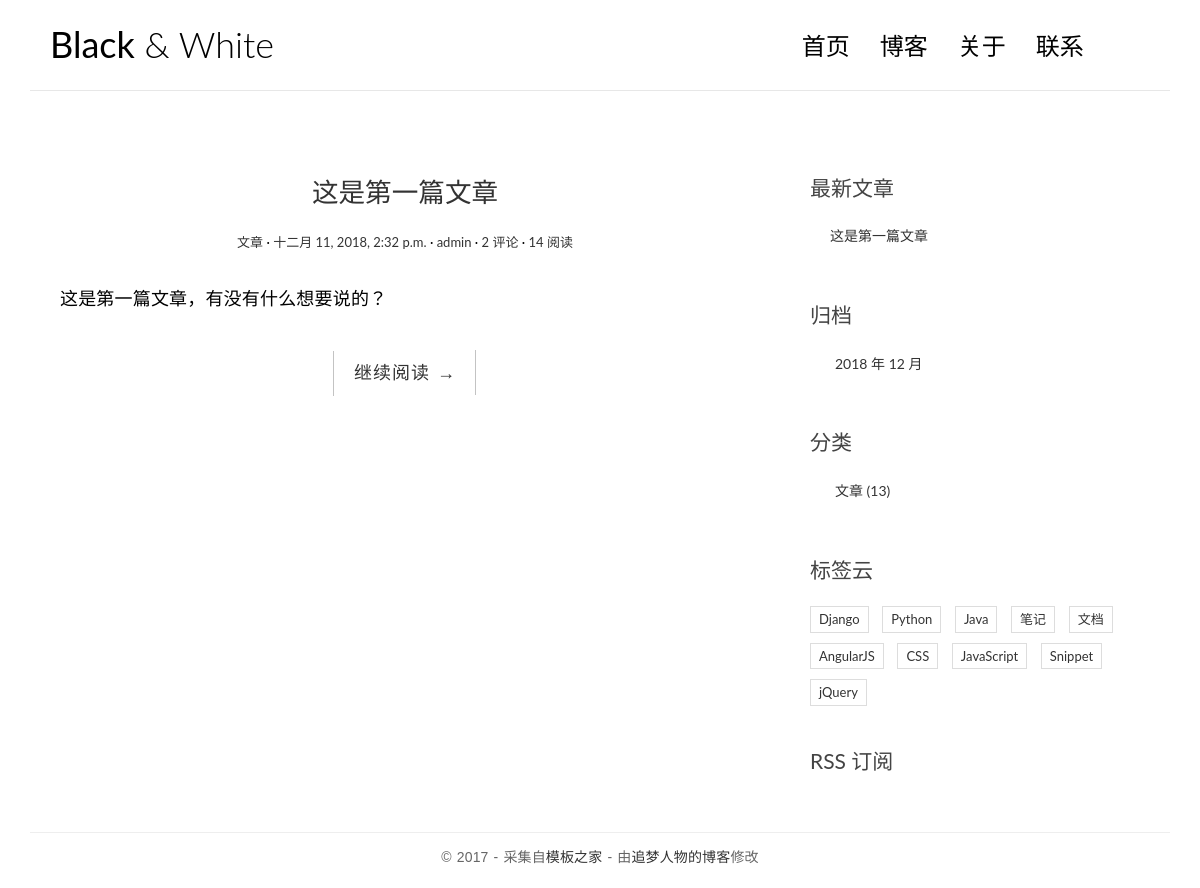
The page / on the database its author committed.
### blog/models.py (models this page shows, shortened)
class Post(models.Model):
    title = models.CharField(max_length=70)
    body = models.TextField()
    create_time = models.DateTimeField()
    modified_time = models.DateTimeField()
    excerpt = models.CharField(max_length=200,blank=True)
    category = models.ForeignKey(Category)
    tags = models.ManyToManyField(Tag, blank=True)
    author = models.ForeignKey(User)
    views = models.PositiveIntegerField(default=0)
    def get_absolute_url(self):
        return reverse('blog:detail',kwargs={'pk':self.pk})
    class Meta:
        ordering = ["-create_time"]

class Category(models.Model):
    name = models.CharField(max_length=100)

### blog/views.py (the view)
# urls.py: url(r'^$', views.IndexView.as_view(), name = 'index'),
class IndexView(ListView):
    model = Post
    template_name = "blog/index.html"
    context_object_name = 'post_list'
    paginate_by = 10

### blog/templatetags/blog_tags.py (called while the page is built)
@register.simple_tag
def get_recent_posts(num=5):
    return Post.objects.all().order_by('-create_time')[:num]

@register.simple_tag
def archives():
    return Post.objects.dates('create_time','month',order='DESC')

@register.simple_tag
def get_categories():
    return Category.objects.all()

### templates/blog/index.html (shortened to what this page needs)
{% extends 'base.html' %}
{% block main%}
{% for post in post_list %}
<article class="post post-{{post.pk}}">
    <header class="entry-header">
        <h1 class="entry-title">
            <a href="{{post.get_absolute_url}}">{{post.title}}</a>
        </h1>
        <div class="entry-meta">
            <span class="post-category"><a href="#">{{post.category.name}}</a></span>
            <span class="post-date"><a href="#"><time class="entry-date" datetime="{{post.create_time}}">{{post.create_time}}</time></a></span>
            <span class="post-author"><a href="#">{{post.author}}</a></span>
            <span class="comments-link"><a href="#">{{post.comment_set.count}} 评论</a></span>
            <span class="views-count"><a href="#">{{post.views}} 阅读</a></span>
        </div>
    </header>
    <div class="entry-content clearfix">
        <p>{{post.excerpt}}</p>
        <div class="read-more cl-effect-14">
            <a href="{{post.get_absolute_url}}" class="more-link">继续阅读 <span class="meta-nav">→</span></a>
        </div>
    </div>
</article>
{% empty %}
<div class='no-post'>暂时还没有发布的文章!</div>
{% endfor %}
{% endblock main%}

### templates/base.html (shortened to what this page needs)
{% load staticfiles %}
{% load blog_tags %}
<!DOCTYPE html>
<html>
<head>
    <link rel="stylesheet" href="{% static 'blog/css/bootstrap.min.css' %}">
    <link rel="stylesheet" href="http://code.ionicframework.com/ionicons/2.0.1/css/ionicons.min.css">
    <link rel="stylesheet" href="{% static 'blog/css/pace.css' %}">
    <link rel="stylesheet" href="{% static 'blog/css/custom.css' %}">
    <link rel="stylesheet" href="{% static 'blog/css/highlights/github.css' %}">
</head>
<body>
<div class="container">
    <header id="site-header">
        <div class="row">
            <div class="col-md-4 col-sm-5 col-xs-8">
                <div class="logo">
                    <h1><a href="{% url 'blog:index' %}"><b>Black</b> &amp; White</a></h1>
                </div>
            </div>
            <div class="col-md-8 col-sm-7 col-xs-4">
                <nav class="main-nav" role="navigation">
                    <div class="collapse navbar-collapse" id="bs-example-navbar-collapse-1">
                        <ul class="nav navbar-nav navbar-right">
                            <li class="cl-effect-11"><a href="{% url 'blog:index'%}" data-hover="首页">首页</a></li>
                            <li class="cl-effect-11"><a href="full-width.html" data-hover="博客">博客</a></li>
                            <li class="cl-effect-11"><a href="about.html" data-hover="关于">关于</a></li>
                            <li class="cl-effect-11"><a href="contact.html" data-hover="联系">联系</a></li>
                        </ul>
                    </div>
                </nav>
            </div>
        </div>
    </header>
</div>
<div class="content-body">
    <div class="container">
        <div class="row">
            <main class="col-md-8">
                {% block main %}
                {% endblock main %}
            </main>
            <aside class="col-md-4">
                <div class="widget widget-recent-posts">
                    <h3 class="widget-title">最新文章</h3>
                    {% get_recent_posts as recent_post_list %}
                    <ul>
                        {% for post in recent_post_list %}
                        <li>
                            <a href="{{post.get_absolute_url}}">{{post.title}}</a>
                        </li>
                        {% empty %}
                        暂无文章
                        {% endfor %}
                    </ul>
                </div>
                <div class="widget widget-archives">
                    <h3 class="widget-title">归档</h3>
                    {% archives as date_list %}
                    <ul>
                        {% for date in date_list %}
                        <li>
                            <a href="{% url 'blog:archives' date.year date.month%}">{{date.year}} 年 {{date.month}} 月</a>
                        </li>
                        {% empty %}
                        暂无归档
                        {% endfor %}
                    </ul>
                </div>
                <div class="widget widget-category">
                    <h3 class="widget-title">分类</h3>
                    {% get_categories as category_list %}
                    <ul>
                        {% for category in category_list%}
                        <li>
                            <a href="{% url 'blog:category' category.pk%}">{{category.name}} <span class="post-count">(13)</span></a>
                        </li>
                        {% empty %}
                        暂无分类
                        {% endfor %}
                    </ul>
                </div>
                <div class="widget widget-tag-cloud">
                    <h3 class="widget-title">标签云</h3>
                    <ul>
                        <li>
                            <a href="#">Django</a>
                        </li>
                        <li>
                            <a href="#">Python</a>
                        </li>
                        <li>
                            <a href="#">Java</a>
                        </li>
                        <li>
                            <a href="#">笔记</a>
                        </li>
                        <li>
                            <a href="#">文档</a>
                        </li>
                        <li>
                            <a href="#">AngularJS</a>
                        </li>
                        <li>
                            <a href="#">CSS</a>
                        </li>
                        <li>
                            <a href="#">JavaScript</a>
                        </li>
                        <li>
                            <a href="#">Snippet</a>
                        </li>
                        <li>
                            <a href="#">jQuery</a>
                        </li>
                    </ul>
                </div>
                <div class="rss">
                    <a href=""> RSS 订阅</a>
                </div>
            </aside>
        </div>
    </div>
</div>
<footer id="site-footer">
    <div class="container">
        <div class="row">
            <div class="col-md-12">
                <p class="copyright">&copy 2017 - 采集自<a href="http://www.cssmoban.com/"
                                                        target="_blank" title="模板之家">模板之家</a>
                    - 由<a href="#" title="网页模板" target="_blank">追梦人物的博客</a>修改
                </p>
            </div>
        </div>
    </div>
</footer>
</body>
</html>

### blog/static/blog/css/custom.css (style rules this page uses)
* { outline: none; }
h1, h2, h3, h4, h5, h6 { margin-top: 0; }
b { font-weight: 400; }
a { color: #333; }
body { color: #444; font-family: 'Lato', sans-serif; }
p { font-family: 'Ubuntu', sans-serif; font-weight: 400; word-spacing: 1px; letter-spacing: 0.01em; }
#site-header { background-color: #FFF; padding: 25px 20px; margin-bottom: 40px; border-bottom: 1px solid #e7e7e7; }
.logo h1 a { color: #000; }
.logo h1 { margin: 0; font-family: 'Lato', sans-serif; font-weight: 300; }
.main-nav { margin-top: 11px; max-width: 95%; }
.main-nav a { color: #000000 !important; padding: 0 0 5px 0 !important; margin-right: 30px; font-family: 'Lato', sans-serif; font-weight: 300; font-size: 24px; }
.cl-effect-11 a { padding: 10px 0; color: #0972b4; text-shadow: none; }
.cl-effect-11 a::before { position: absolute; top: 0; left: 0; overflow: hidden; padding: 0 0 5px 0 !important; max-width: 0; border-bottom: 1px solid #000; color: #000; content: attr(data-hover); white-space: nowrap; -webkit-transition: max-width 0.5s; -moz-transition: max-width 0.5s; transition: max-width 0.5s; }
.content-body { padding-bottom: 4em; }
.post { background: #fff; padding: 30px 30px 0; }
.entry-title { text-align: center; font-size: 1.9em; margin-bottom: 20px; line-height: 1.6; padding: 10px 20px 0; }
.entry-meta { text-align: center; color: #DDDDDD; font-size: 13px; margin-bottom: 30px; }
.entry-content { font-size: 18px; line-height: 1.9; font-weight: 300; color: #000; }
.post-category::after, .post-date::after, .post-author::after, .comments-link::after { content: ' ·'; color: #000; }
.read-more { font-family: 'Ubuntu', sans-serif; font-weight: 400; word-spacing: 1px; letter-spacing: 0.01em; text-align: center; margin-top: 20px; }
.cl-effect-14 a { padding: 0 20px; height: 45px; line-height: 45px; position: relative; display: inline-block; margin: 15px 25px; letter-spacing: 1px; font-weight: 400; text-shadow: 0 0 1px rgba(255, 255, 255, 0.3); }
.cl-effect-14 a::before, .cl-effect-14 a::after { position: absolute; width: 45px; height: 1px; background: #C3C3C3; content: ''; -webkit-transition: all 0.3s; -moz-transition: all 0.3s; transition: all 0.3s; pointer-events: none; }
.cl-effect-14 a::before { top: 0; left: 0; -webkit-transform: rotate(90deg); -moz-transform: rotate(90deg); transform: rotate(90deg); -webkit-transform-origin: 0 0; -moz-transform-origin: 0 0; transform-origin: 0 0; }
.cl-effect-14 a::after { right: 0; bottom: 0; -webkit-transform: rotate(90deg); -moz-transform: rotate(90deg); transform: rotate(90deg); -webkit-transform-origin: 100% 0; -moz-transform-origin: 100% 0; transform-origin: 100% 0; }
.widget { background: #fff; padding: 30px 0 0; }
.widget-title { font-size: 1.5em; margin-bottom: 20px; line-height: 1.6; padding: 10px 0 0; font-weight: 400; }
.widget-recent-posts ul { padding: 0; margin: 0; padding-left: 20px; }
.widget-recent-posts ul li { list-style-type: none; position: relative; line-height: 170%; margin-bottom: 10px; }
.widget-recent-posts ul li::before { content: '\f3d3'; font-family: "Ionicons"; position: absolute; left: -17px; top: 3px; font-size: 16px; color: #000; }
.widget-archives ul { padding: 0; margin: 0; padding-left: 25px; }
.widget-archives ul li { list-style-type: none; position: relative; line-height: 170%; margin-bottom: 10px; }
.widget-archives ul li::before { content: '\f3f3'; font-family: "Ionicons"; position: absolute; left: -25px; top: 1px; font-size: 16px; color: #000; }
.widget-category ul { padding: 0; margin: 0; padding-left: 25px; }
.widget-category ul li { list-style-type: none; position: relative; line-height: 170%; margin-bottom: 10px; }
.widget-category ul li::before { content: '\f3fe'; font-family: "Ionicons"; position: absolute; left: -25px; top: 1px; font-size: 18px; color: #000; }
.widget-tag-cloud ul { padding: 0; margin: 0; margin-right: -10px; }
.widget-tag-cloud ul li { list-style-type: none; font-size: 13px; display: inline-block; margin-right: 10px; margin-bottom: 10px; padding: 3px 8px; border: 1px solid #ddd; }
.rss { font-size: 21px; margin-top: 30px; }
.rss a { color: #444; }
#site-footer { padding-top: 10px; padding: 0 0 1.5em 0; }
.copyright { text-align: center; padding-top: 1em; margin: 0; border-top: 1px solid #eee; color: #666; }

### rows shown on the page
Post: title "这是第一篇文章", category.name "文章", create_time "十二月 11, 2018, 2:32 p.m.", author "admin", comment_set.count "2", views "14", excerpt "这是第一篇文章，有没有什么想要说的？"
Category: name "文章"

### other values the page prints
{{ date.year }} "2018"
{{ date.month }} "12"
